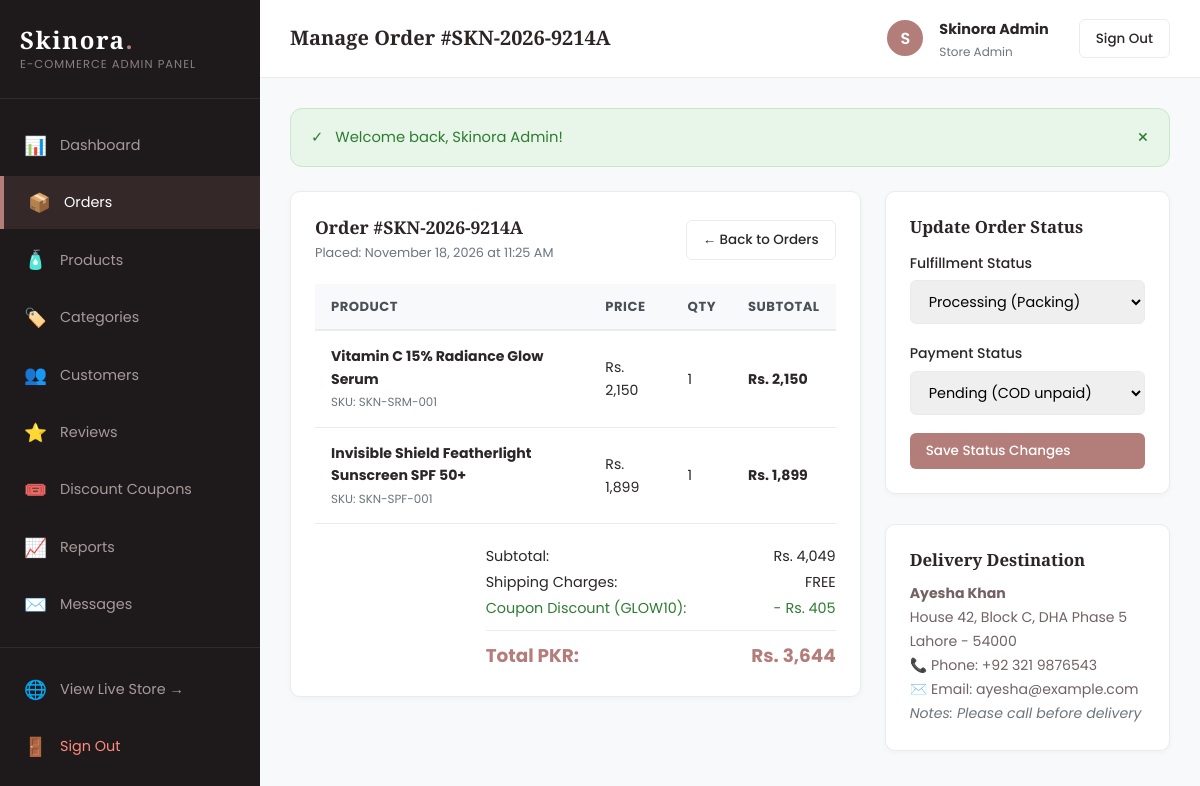
Screenshot of /admin/order-details.php?id=1 (signed in) with the database file from the repository.
### tables this page shows
CREATE TABLE `orders` (
  `id` INT UNSIGNED AUTO_INCREMENT PRIMARY KEY,
  `order_number` VARCHAR(50) NOT NULL UNIQUE,
  `user_id` INT UNSIGNED NULL,
  `customer_name` VARCHAR(120) NOT NULL,
  `customer_email` VARCHAR(150) NOT NULL,
  `customer_phone` VARCHAR(30) NOT NULL,
  `shipping_address` VARCHAR(255) NOT NULL,
  `city` VARCHAR(80) NOT NULL,
  `postal_code` VARCHAR(20) NULL,
  `subtotal` DECIMAL(10,2) NOT NULL,
  `shipping_fee` DECIMAL(10,2) NOT NULL DEFAULT 0.00,
  `discount_amount` DECIMAL(10,2) NOT NULL DEFAULT 0.00,
  `total_amount` DECIMAL(10,2) NOT NULL,
  `payment_method` ENUM('cod', 'card', 'bank_transfer') NOT NULL DEFAULT 'cod',
  `payment_status` ENUM('pending', 'paid', 'failed') NOT NULL DEFAULT 'pending',
  `order_status` ENUM('pending', 'processing', 'shipped', 'delivered', 'cancelled') NOT NULL DEFAULT 'pending',
  `notes` TEXT NULL,
  `coupon_code` VARCHAR(50) NULL,
  `created_at` TIMESTAMP DEFAULT CURRENT_TIMESTAMP,
  `updated_at` TIMESTAMP DEFAULT CURRENT_TIMESTAMP ON UPDATE CURRENT_TIMESTAMP,
  INDEX `idx_order_num` (`order_number`),
  INDEX `idx_order_user` (`user_id`),
  INDEX `idx_order_status` (`order_status`),
  CONSTRAINT `fk_orders_user` FOREIGN KEY (`user_id`) REFERENCES `users` (`id`) ON DELETE SET NULL ON UPDATE CASCADE
);

CREATE TABLE `order_items` (
  `id` INT UNSIGNED AUTO_INCREMENT PRIMARY KEY,
  `order_id` INT UNSIGNED NOT NULL,
  `product_id` INT UNSIGNED NULL,
  `product_name` VARCHAR(200) NOT NULL,
  `product_price` DECIMAL(10,2) NOT NULL,
  `quantity` INT UNSIGNED NOT NULL DEFAULT 1,
  `subtotal` DECIMAL(10,2) NOT NULL,
  INDEX `idx_oitems_order` (`order_id`),
  CONSTRAINT `fk_oitems_order` FOREIGN KEY (`order_id`) REFERENCES `orders` (`id`) ON DELETE CASCADE ON UPDATE CASCADE,
  CONSTRAINT `fk_oitems_prod` FOREIGN KEY (`product_id`) REFERENCES `products` (`id`) ON DELETE SET NULL ON UPDATE CASCADE
);

CREATE TABLE `products` (
  `id` INT UNSIGNED AUTO_INCREMENT PRIMARY KEY,
  `category_id` INT UNSIGNED NULL,
  `name` VARCHAR(200) NOT NULL,
  `slug` VARCHAR(220) NOT NULL UNIQUE,
  `sku` VARCHAR(60) NULL UNIQUE,
  `short_description` VARCHAR(350) NULL,
  `full_description` LONGTEXT NULL,
  `ingredients` TEXT NULL,
  `how_to_use` TEXT NULL,
  `price` DECIMAL(10,2) NOT NULL,
  `sale_price` DECIMAL(10,2) NULL DEFAULT NULL,
  `stock_quantity` INT NOT NULL DEFAULT 0,
  `main_image` VARCHAR(255) NULL,
  `is_featured` TINYINT(1) NOT NULL DEFAULT 0,
  `is_best_seller` TINYINT(1) NOT NULL DEFAULT 0,
  `is_new_arrival` TINYINT(1) NOT NULL DEFAULT 1,
  `status` ENUM('active', 'inactive') NOT NULL DEFAULT 'active',
  `created_at` TIMESTAMP DEFAULT CURRENT_TIMESTAMP,
  `updated_at` TIMESTAMP DEFAULT CURRENT_TIMESTAMP ON UPDATE CURRENT_TIMESTAMP,
  INDEX `idx_prod_category` (`category_id`),
  INDEX `idx_prod_slug` (`slug`),
  INDEX `idx_prod_featured` (`is_featured`),
  INDEX `idx_prod_price` (`price`),
  CONSTRAINT `fk_products_category` FOREIGN KEY (`category_id`) REFERENCES `categories` (`id`) ON DELETE SET NULL ON UPDATE CASCADE
);

### admin/order-details.php (the view, shortened to what this page needs)
<?php
$orderId = isset($_GET['id']) && is_numeric($_GET['id']) ? (int)$_GET['id'] : 0;
$db = getDBConnection();
$stmt = $db->prepare("SELECT * FROM orders WHERE id = ? LIMIT 1");
$stmt->execute([$orderId]);
$order = $stmt->fetch();
$adminPageTitle = 'Manage Order #' . $order['order_number'];
$itemsStmt = $db->prepare("
    SELECT oi.*, p.main_image, p.sku
    FROM order_items oi
    LEFT JOIN products p ON oi.product_id = p.id
    WHERE oi.order_id = ?
");
$itemsStmt->execute([$orderId]);
$orderItems = $itemsStmt->fetchAll();
require_once __DIR__ . '/includes/header.php';
?>
<div style="display: grid; grid-template-columns: 2fr 1fr; gap: 24px;">
    <div>
        <div class="admin-card">
            <div class="admin-card-header">
                <div>
                    <h3 class="admin-card-title">Order #<?= e($order['order_number']) ?></h3>
                    <span style="font-size: 0.8rem; color: #6c757d;">Placed: <?= date('F d, Y \a\t h:i A', strtotime($order['created_at'])) ?></span>
                </div>
                <a href="<?= BASE_URL ?>admin/orders.php" class="btn-admin btn-admin-outline">&larr; Back to Orders</a>
            </div>
            <table class="admin-table" style="margin-bottom: 20px;">
                <thead>
                    <tr>
                        <th>Product</th>
                        <th>Price</th>
                        <th>Qty</th>
                        <th>Subtotal</th>
                    </tr>
                </thead>
                <tbody>
                    <?php foreach ($orderItems as $item): ?>
                        <tr>
                            <td>
                                <strong><?= e($item['product_name']) ?></strong>
                                <?php if (!empty($item['sku'])): ?>
                                    <br><span style="font-size: 0.74rem; color: #6c757d;">SKU: <?= e($item['sku']) ?></span>
                                <?php endif; ?>
                            </td>
                            <td><?= formatPrice($item['product_price']) ?></td>
                            <td><?= $item['quantity'] ?></td>
                            <td><strong><?= formatPrice($item['subtotal']) ?></strong></td>
                        </tr>
                    <?php endforeach; ?>
                </tbody>
            </table>
            <div style="max-width: 350px; margin-left: auto; font-size: 0.9rem; line-height: 1.8;">
                <div style="display: flex; justify-content: space-between;">
                    <span>Subtotal:</span>
                    <span><?= formatPrice($order['subtotal']) ?></span>
                </div>
                <div style="display: flex; justify-content: space-between;">
                    <span>Shipping Charges:</span>
                    <span><?= $order['shipping_fee'] > 0 ? formatPrice($order['shipping_fee']) : 'FREE' ?></span>
                </div>
                <?php if ($order['discount_amount'] > 0): ?>
                    <div style="display: flex; justify-content: space-between; color: #2e7d32;">
                        <span>Coupon Discount (<?= e($order['coupon_code']) ?>):</span>
                        <span>- <?= formatPrice($order['discount_amount']) ?></span>
                    </div>
                <?php endif; ?>
                <div style="display: flex; justify-content: space-between; font-size: 1.15rem; font-weight: 700; color: #b37d7a; border-top: 1px solid #e9ecef; padding-top: 8px; margin-top: 8px;">
                    <span>Total PKR:</span>
                    <span><?= formatPrice($order['total_amount']) ?></span>
                </div>
            </div>
        </div>
    </div>
    <div>
        <div class="admin-card">
            <h4 style="margin-bottom: 14px; font-size: 1.05rem;">Update Order Status</h4>
            <form action="<?= BASE_URL ?>admin/order-details.php?id=<?= $orderId ?>" method="POST">
                <div class="admin-form-group">
                    <label class="admin-label">Fulfillment Status</label>
                    <select name="order_status" class="admin-select">
                        <option value="processing" <?= $order['order_status'] === 'processing' ? 'selected' : '' ?>>Processing (Packing)</option>
                    </select>
                </div>
                <div class="admin-form-group">
                    <label class="admin-label">Payment Status</label>
                    <select name="payment_status" class="admin-select">
                        <option value="pending" <?= $order['payment_status'] === 'pending' ? 'selected' : '' ?>>Pending (COD unpaid)</option>
                    </select>
                </div>
                <button type="submit" class="btn-admin btn-admin-primary btn-block">Save Status Changes</button>
            </form>
        </div>
        <div class="admin-card">
            <h4 style="margin-bottom: 12px; font-size: 1.05rem;">Delivery Destination</h4>
            <p style="font-size: 0.88rem; line-height: 1.7; margin: 0;">
                <strong><?= e($order['customer_name']) ?></strong><br>
                <?= e($order['shipping_address']) ?><br>
                <?= e($order['city']) ?><?= !empty($order['postal_code']) ? ' - ' . e($order['postal_code']) : '' ?><br>
                📞 Phone: <?= e($order['customer_phone']) ?><br>
                ✉️ Email: <?= e($order['customer_email']) ?><br>
                <?php if (!empty($order['notes'])): ?>
                    <em style="color: #6c757d;">Notes: <?= e($order['notes']) ?></em>
                <?php endif; ?>
            </p>
        </div>
    </div>
</div>
<?php require_once __DIR__ . '/includes/footer.php'; ?>

### admin/includes/header.php (shortened to what this page needs)
<?php
$adminPageTitle = $adminPageTitle ?? 'Admin Dashboard';
?>
<!DOCTYPE html>
<html lang="en">
<head>
    <link rel="stylesheet" href="<?= BASE_URL ?>assets/css/style.css">
    <link rel="stylesheet" href="<?= BASE_URL ?>assets/css/admin.css">
</head>
<body class="admin-body">
<?php require_once __DIR__ . '/sidebar.php'; ?>
<div class="admin-main">
    <header class="admin-topbar">
        <h2 class="admin-topbar-title"><?= e($adminPageTitle) ?></h2>
        <div class="admin-user-info">
            <div class="admin-avatar">
                <?= strtoupper(substr($_SESSION['user_name'] ?? 'A', 0, 1)) ?>
            </div>
            <div>
                <strong style="font-size: 0.9rem;"><?= e($_SESSION['user_name'] ?? 'Administrator') ?></strong>
                <span style="display:block; font-size: 0.75rem; color: #6c757d;">Store Admin</span>
            </div>
            <a href="<?= BASE_URL ?>admin/logout.php" class="btn-admin btn-admin-outline" style="margin-left: 14px;">Sign Out</a>
        </div>
    </header>
    <div class="admin-content">
        <?= displayFlash() ?>

### assets/css/style.css (style rules this page uses)
:root { --primary: #b37d7a; --primary-light: #e8b4b8; --primary-dark: #8c5b59; --rose-gold: #c59b97; --blush: #fceee9; --soft-beige: #f7f3ee; --cream: #fffdfa; --white: #ffffff; --dark-charcoal: #2c2425; --text-muted: #726264; --border-color: #ede4e0; --border-light: #f3ece8; --success: #2e7d32; --success-bg: #e8f5e9; --error: #d32f2f; --error-bg: #ffebee; --warning: #ed6c02; --warning-bg: #fff3e0; --info: #0288d1; --info-bg: #e1f5fe; --shadow-sm: 0 2px 8px rgba(179, 125, 122, 0.08); --shadow-md: 0 6px 20px rgba(179, 125, 122, 0.12); --shadow-lg: 0 12px 36px rgba(179, 125, 122, 0.16); --radius-sm: 6px; --radius-md: 12px; --radius-lg: 20px; --radius-pill: 50px; --transition: all 0.3s cubic-bezier(0.25, 0.8, 0.25, 1); }
*, *::before, *::after { margin: 0; padding: 0; box-sizing: border-box; }
html { font-size: 16px; scroll-behavior: smooth; }
body { font-family: 'Poppins', -apple-system, BlinkMacSystemFont, 'Segoe UI', Roboto, sans-serif; background-color: var(--cream); color: var(--dark-charcoal); line-height: 1.6; overflow-x: hidden; -webkit-font-smoothing: antialiased; }
h1, h2, h3, h4, h5, h6 { font-family: 'Playfair Display', Georgia, serif; font-weight: 600; color: var(--dark-charcoal); line-height: 1.3; }
p { margin-bottom: 1rem; color: var(--text-muted); }
a { color: inherit; text-decoration: none; transition: var(--transition); }
button, input, select, textarea { font-family: inherit; font-size: inherit; }
.btn-block { width: 100%; }

### assets/css/admin.css (style rules this page uses)
:root { --admin-bg: #f8f9fa; --admin-sidebar-bg: #1e191a; --admin-sidebar-active: #b37d7a; --admin-card-bg: #ffffff; --admin-text-main: #2b2627; --admin-text-muted: #6c757d; --admin-border: #e9ecef; --admin-primary: #b37d7a; --admin-success: #28a745; --admin-warning: #ffc107; --admin-danger: #dc3545; --admin-info: #17a2b8; }
body.admin-body { background-color: var(--admin-bg); color: var(--admin-text-main); font-family: 'Poppins', sans-serif; margin: 0; display: flex; min-height: 100vh; }
.admin-main { flex-grow: 1; display: flex; flex-direction: column; overflow-x: hidden; }
.admin-topbar { background: #ffffff; border-bottom: 1px solid var(--admin-border); padding: 16px 30px; display: flex; justify-content: space-between; align-items: center; }
.admin-topbar-title { font-size: 1.25rem; font-weight: 600; margin: 0; }
.admin-user-info { display: flex; align-items: center; gap: 16px; }
.admin-avatar { width: 36px; height: 36px; background: var(--admin-primary); color: #fff; border-radius: 50%; display: flex; align-items: center; justify-content: center; font-weight: 600; }
.admin-content { padding: 30px; flex-grow: 1; }
.admin-card { background: #ffffff; border: 1px solid var(--admin-border); border-radius: 10px; padding: 24px; margin-bottom: 30px; box-shadow: 0 2px 6px rgba(0,0,0,0.03); }
.admin-card-header { display: flex; justify-content: space-between; align-items: center; margin-bottom: 20px; }
.admin-card-title { font-size: 1.1rem; font-weight: 600; margin: 0; }
.admin-table { width: 100%; border-collapse: collapse; }
.admin-table th { background: #f8f9fa; color: #495057; font-size: 0.82rem; text-transform: uppercase; letter-spacing: 0.5px; padding: 12px 16px; text-align: left; border-bottom: 2px solid var(--admin-border); }
.admin-table td { padding: 14px 16px; font-size: 0.88rem; border-bottom: 1px solid var(--admin-border); vertical-align: middle; }
.admin-form-group { margin-bottom: 18px; }
.admin-label { display: block; margin-bottom: 6px; font-size: 0.88rem; font-weight: 500; }
.admin-input, .admin-select, .admin-textarea { width: 100%; padding: 10px 14px; border: 1px solid var(--admin-border); border-radius: 6px; font-size: 0.9rem; box-sizing: border-box; }
.btn-admin { padding: 8px 16px; border-radius: 6px; font-size: 0.84rem; font-weight: 500; cursor: pointer; border: none; text-decoration: none; display: inline-flex; align-items: center; gap: 6px; }
.btn-admin-primary { background: var(--admin-primary); color: #fff; }
.btn-admin-outline { background: transparent; border: 1px solid var(--admin-border); color: var(--admin-text-main); }

### rows the page displays
orders: order_number "Manage Order #SKN-2026-9214A", order_number "SKN-2026-9214A", created_at "November 18, 2026 at 11:25 AM", subtotal "Rs. 4,049", coupon_code "GLOW10", discount_amount "Rs. 405", total_amount "Rs. 3,644", order_status "Processing (Packing)", payment_status "Pending (COD unpaid)", customer_name "Ayesha Khan", shipping_address "House 42, Block C, DHA Phase 5", city "Lahore", postal_code "54000", customer_phone "+92 321 9876543", customer_email "ayesha@example.com", notes "Please call before delivery"
order_items: product_name "Vitamin C 15% Radiance Glow Serum", product.sku "SKN-SRM-001", product_price "Rs. 2,150", quantity "1", subtotal "Rs. 2,150"
order_items: product_name "Invisible Shield Featherlight Sunscreen SPF 50+", product.sku "SKN-SPF-001", product_price "Rs. 1,899", quantity "1", subtotal "Rs. 1,899"

### other values shown
substr($_SESSION['user_name'] ?? 'A', 0, 1) "S"
$_SESSION['user_name'] "Skinora Admin"
$icon "✓"
$flash['message'] "Welcome back, Skinora Admin!"
